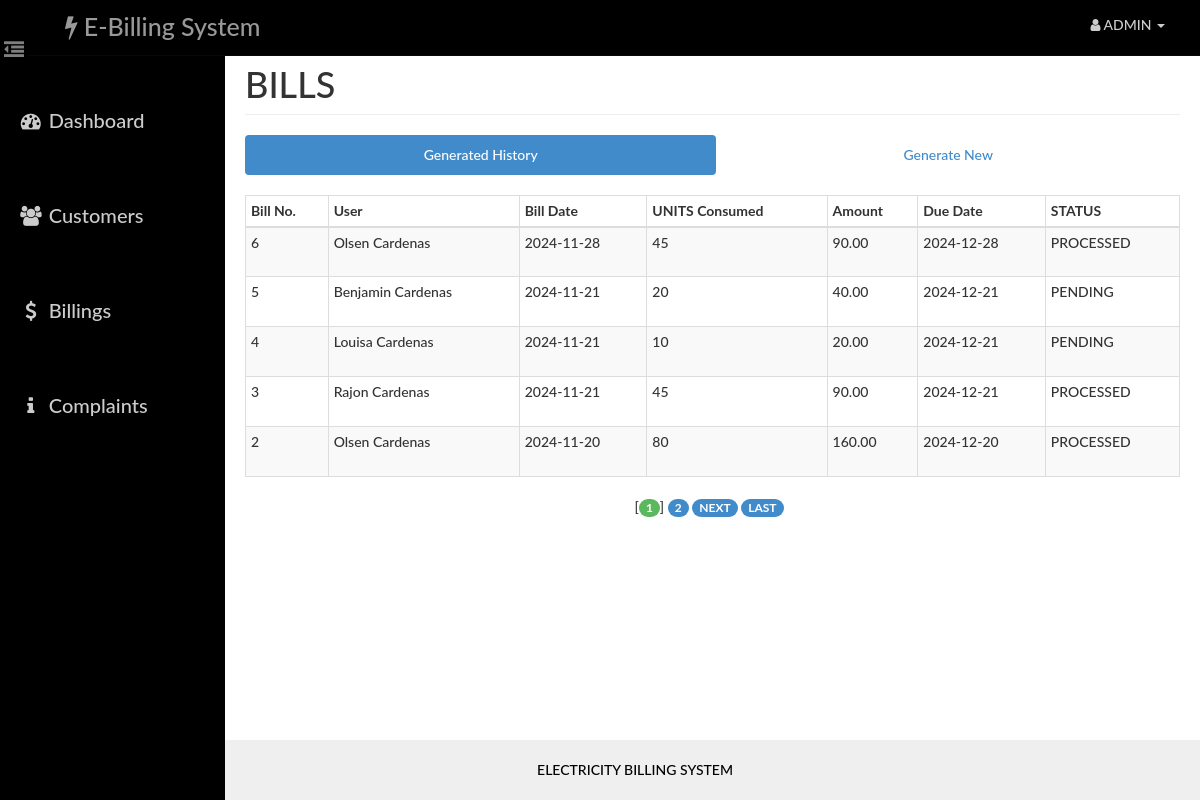
Screenshot of /admin/extra.php (signed in) with the database file from the repository.
### tables this page shows
CREATE TABLE IF NOT EXISTS `bill` (
  `id` int NOT NULL AUTO_INCREMENT,
  `aid` int NOT NULL,
  `uid` int NOT NULL,
  `units` int NOT NULL,
  `amount` decimal(10,2) NOT NULL,
  `status` varchar(10) NOT NULL,
  `bdate` date NOT NULL,
  `ddate` date NOT NULL,
  PRIMARY KEY (`id`),
  KEY `aid` (`aid`),
  KEY `uid` (`uid`)
);

CREATE TABLE IF NOT EXISTS `user` (
  `id` int NOT NULL AUTO_INCREMENT,
  `name` varchar(40) NOT NULL,
  `email` varchar(40) NOT NULL,
  `phone` varchar(255) NOT NULL,
  `pass` varchar(20) NOT NULL,
  `address` varchar(100) NOT NULL,
  PRIMARY KEY (`id`)
);

### admin/paging1.php (called while the page is built, shortened)
<?php
    $rowsperpage = 5;
    if (isset($_GET['currentpage']) && is_numeric($_GET['currentpage'])) {
       $currentpage = (int) $_GET['currentpage'];
    } else {
       $currentpage = 1;
    }
    $offset = ($currentpage - 1) * $rowsperpage;
 ?>

### includes/admin.php (called while the page is built, shortened)
<?php
    function retrieve_bills_generated($id,$offset, $rowsperpage) {
        global $con;
        $query  = "SELECT user.name AS user, bill.bdate AS bdate , bill.units AS units , bill.amount AS amount , bill.id as bid ";
        $query .= ", bill.ddate AS ddate, bill.status AS status ";
        $query .= " FROM user , bill ";
        $query .= " WHERE user.id=bill.uid AND aid={$id} ";
        $query .= " ORDER BY bill.id DESC ";
        $query .= "LIMIT {$offset}, {$rowsperpage} ";
        $result = mysqli_query($con,$query);
        return $result;
    }
 ?>

### admin/extra.php (the view, shortened to what this page needs)
<?php
    require_once('head_html.php');
    require_once('../Includes/session.php');
    require_once('../Includes/admin.php');
?>
<body>
    <div id="wrapper">
        <?php
            require_once("nav.php");
            require_once("sidebar.php");
        ?>
        <div id="page-content-wrapper">
            <div class="container-fluid">
                <div class="row">
                    <div class="col-lg-12">
                        <h1 class="page-header">
                            BILLS
                        </h1>
                        <ul class="nav nav-pills nav-justified">
                            <li class="active"><a href="#generated" data-toggle="pill">Generated History</a>
                            </li>
                            <li class=""><a href="#generate" data-toggle="pill">Generate New</a>
                            </li>
                        </ul>
                        <div class="tab-content">
                            <div class="tab-pane fade in active" id="generated">
                                <div class="table-responsive">
                                    <table class="table table-hover table-striped table-bordered table-condensed">
                                        <thead>
                                            <tr>
                                                <th>Bill No.</th>
                                                <th>User</th>
                                                <th>Bill Date</th>
                                                <th>UNITS Consumed</th>
                                                <th>Amount</th>
                                                <th>Due Date</th>
                                                <th>STATUS</th>
                                            </tr>
                                        </thead>
                                        <tbody>
                                        <?php
                                            include("paging1.php");
                                            $result = retrieve_bills_generated($_SESSION['aid'],$offset, $rowsperpage);
                                            while($row = mysqli_fetch_assoc($result)){
                                            ?>
                                                <tr>
                                                    <td><?php echo $row['bid']?></td>
                                                    <td height="50"><?php echo $row['user'] ?></td>
                                                    <td><?php echo $row['bdate'] ?></td>
                                                    <td><?php echo $row['units'] ?></td>
                                                    <td><?php echo $row['amount'] ?></td>
                                                    <td><?php echo $row['ddate'] ?></td>
                                                    <td><?php echo $row['status'] ?></td>
                                                </tr>
                                            <?php
                                            }
                                            ?>
                                        </tbody>
                                    </table>
                                    <?php include("paging2.php");  ?>
                                </div>
                            </div>
                        </div>
                    </div>
                </div>
            </div>
        </div>
    </div>
    <?php
    require_once("footer.php");
    ?>
</body>
</html>

### assets/css/dash_admin.css (style rules this page uses)
html { height: 100%; }
body, html { width: 100%; height: 100%; }
body, h1, h2, h3, h4, h5, h6 { font-family: "Lato","Helvetica Neue",Helvetica,Arial,sans-serif; font-weight: 500; }
#wrapper { padding-left: 10px; padding-top: 5px; -webkit-transition: all 0.5s ease; -moz-transition: all 0.5s ease; -o-transition: all 0.5s ease; transition: all 0.5s ease; }
#page-content-wrapper { width: 100%; padding: 15px; min-height:100%; }
@media (min-width:768px) { #wrapper { padding-left: 225px; } }
@media (min-width:768px) { #page-content-wrapper { padding: 20px; } }
.table-responsive { padding-top: 20px; padding-bottom: 20px; }

### rows the page displays
bill: id "6", uid.name "Olsen Cardenas", bdate "2024-11-28", units "45", amount "90.00", ddate "2024-12-28", status "PROCESSED"
bill: id "5", uid.name "Benjamin Cardenas", bdate "2024-11-21", units "20", amount "40.00", ddate "2024-12-21", status "PENDING"
bill: id "4", uid.name "Louisa Cardenas", bdate "2024-11-21", units "10", amount "20.00", ddate "2024-12-21", status "PENDING"
bill: id "3", uid.name "Rajon Cardenas", bdate "2024-11-21", units "45", amount "90.00", ddate "2024-12-21", status "PROCESSED"
bill: id "2", uid.name "Olsen Cardenas", bdate "2024-11-20", units "80", amount "160.00", ddate "2024-12-20", status "PROCESSED"
